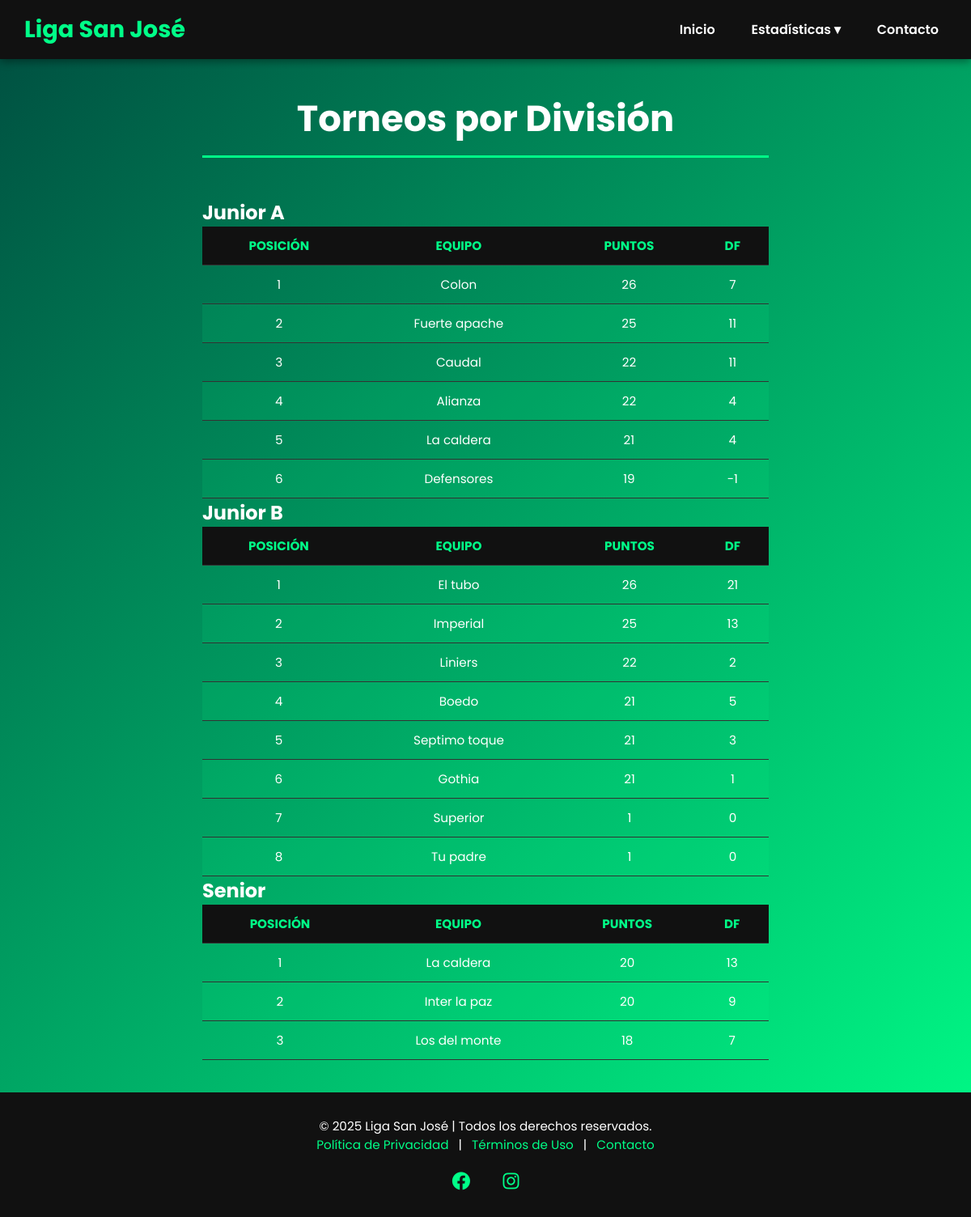
Screenshot of /torneo/ with the database file from the repository.
### torneos/models.py (models this page shows, shortened)
class Division(models.Model):
    nombre = models.CharField(max_length=50)
    class Meta:
        ordering = ['nombre']  # Orden alfabético

class TablaPosiciones(models.Model):
    equipo = models.OneToOneField(Equipo, on_delete=models.CASCADE)
    partidos_jugados = models.PositiveIntegerField(default=0)
    ganados = models.PositiveIntegerField(default=0)
    empatados = models.PositiveIntegerField(default=0)
    perdidos = models.PositiveIntegerField(default=0)
    goles_favor = models.PositiveIntegerField(default=0)
    goles_contra = models.PositiveIntegerField(default=0)
    @property
    def diferencia_goles(self):
        return self.goles_favor - self.goles_contra
    @property
    def puntos(self):
        return self.ganados * 3 + self.empatados
    class Meta:
        ordering = ['equipo__division__nombre', '-ganados', '-goles_favor', 'equipo__nombre']

class Equipo(models.Model):
    nombre = models.CharField(max_length=50)
    division = models.ForeignKey(Division, on_delete=models.CASCADE)
    class Meta:
        ordering = ['division__nombre', 'nombre']  # Orden admin y consultas

### torneos/views.py (the view)
# urls.py: path('torneo/', views.ver_torneo, name='ver_torneo'),
def ver_torneo(request):
    divisiones = Division.objects.all().order_by('nombre')
    divisiones_con_tabla = []
    for division in divisiones:
        equipos = division.equipo_set.all()
        tabla_division = list(TablaPosiciones.objects.filter(equipo__in=equipos))
        tabla_division.sort(key=lambda x: (x.puntos, x.diferencia_goles, x.goles_favor), reverse=True)
        divisiones_con_tabla.append({'division': division, 'tabla': tabla_division})
    return render(request, 'torneos/torneo.html', {'divisiones_con_tabla': divisiones_con_tabla})

### torneos/templates/torneos/torneo.html (shortened to what this page needs)
{% load static %}
<!DOCTYPE html>
<html lang="es">
<head>
<link rel="stylesheet" href="https://cdnjs.cloudflare.com/ajax/libs/font-awesome/6.4.0/css/all.min.css" />
</head>
<body>
<nav class="navbar">
    <div class="logo">Liga San José</div>
    <div class="nav-links" id="navLinks">
        <a href="{% url 'home' %}">Inicio</a>
        <div class="dropdown">
            <a href="#" class="dropbtn">Estadísticas ▾</a>
        </div>
        <a href="#">Contacto</a>
    </div>
</nav>
<main>
<h1>Torneos por División</h1>
{% for item in divisiones_con_tabla %}
    <h2>{{ item.division.nombre }}</h2>
    <table class="tabla-goleadores">
        <thead>
            <tr>
                <th>Posición</th>
                <th>Equipo</th>
                <th>Puntos</th>
                <th>DF</th>
            </tr>
        </thead>
        <tbody>
            {% for fila in item.tabla %}
            <tr>
                <td>{{ forloop.counter }}</td>
                <td>{{ fila.equipo.nombre }}</td>
                <td>{{ fila.puntos }}</td>
                <td>{{ fila.diferencia_goles }}</td>
            </tr>
            {% empty %}
            <tr>
                <td colspan="4">No hay equipos registrados.</td>
            </tr>
            {% endfor %}
        </tbody>
    </table>
{% endfor %}
</main>
<footer>
    &copy; 2025 Liga San José | Todos los derechos reservados.
    <br>
    <a href="#">Política de Privacidad</a> | <a href="#">Términos de Uso</a> | <a href="#">Contacto</a>
    <br><br>
    <a href="https://www.facebook.com" target="_blank" class="social-icon"><i class="fab fa-facebook"></i></a>
    <a href="https://www.instagram.com" target="_blank" class="social-icon"><i class="fab fa-instagram"></i></a>
</footer>
</body>
</html>

### torneos/templates/torneos/torneo.html (style rules this page uses)
* { box-sizing: border-box; margin:0; padding:0; }
body { font-family: 'Poppins', sans-serif; background: linear-gradient(135deg, #004d40, #00ff88); color: #fff; display:flex; flex-direction:column; min-height:100vh; }
.navbar { display:flex; justify-content:space-between; align-items:center; background:#111; padding:15px 30px; position:sticky; top:0; z-index:1000; box-shadow:0 3px 10px rgba(0,0,0,0.4); }
.logo { font-size:1.8em; font-weight:700; color:#00ff88; }
.nav-links { display:flex; align-items:center; gap:25px; transition:all 0.3s ease; }
.nav-links a { text-decoration:none; color:#fff; font-weight:600; padding:6px 10px; transition:0.3s; }
.dropdown { position:relative; }
.dropbtn { cursor:pointer; display:flex; align-items:center; }
main { flex:1; max-width:1400px; margin:40px auto; padding:0 20px; }
h1 { text-align:center; color:#fff; font-size:2.8rem; margin-bottom:50px; border-bottom:3px solid #00ff88; padding-bottom:12px; }
table { width:100%; border-collapse:collapse; min-width:700px; font-size:0.95rem; }
th, td { padding:12px 15px; text-align:center; border-bottom:1px solid #333; }
th { background:#111; color:#00ff88; text-transform:uppercase; position:sticky; top:0; z-index:1; }
tr:nth-child(even) { background-color: rgba(0,255,136,0.1); }
footer { background:#111; color:#fff; text-align:center; padding:30px 20px; font-size:0.95em; }
footer a { color:#00ff88; text-decoration:none; margin:0 8px; transition:color 0.3s; }
.social-icon i { color:#00ff88; font-size:1.5em; margin:0 10px; transition:transform 0.3s, color 0.3s; }

### rows the page displays
Division: division.nombre "Junior A"
TablaPosiciones: equipo.nombre "Colon", puntos "26", diferencia_goles "7"
TablaPosiciones: equipo.nombre "Fuerte apache", puntos "25", diferencia_goles "11"
TablaPosiciones: equipo.nombre "Caudal", puntos "22", diferencia_goles "11"
TablaPosiciones: equipo.nombre "Alianza", puntos "22", diferencia_goles "4"
TablaPosiciones: equipo.nombre "La caldera", puntos "21", diferencia_goles "4"
TablaPosiciones: equipo.nombre "Defensores", puntos "19", diferencia_goles "-1"
Division: division.nombre "Junior B"
TablaPosiciones: equipo.nombre "El tubo", puntos "26", diferencia_goles "21"
TablaPosiciones: equipo.nombre "Imperial", puntos "25", diferencia_goles "13"
TablaPosiciones: equipo.nombre "Liniers", puntos "22", diferencia_goles "2"
TablaPosiciones: equipo.nombre "Boedo", puntos "21", diferencia_goles "5"
TablaPosiciones: equipo.nombre "Septimo toque", puntos "21", diferencia_goles "3"
TablaPosiciones: equipo.nombre "Gothia", puntos "21", diferencia_goles "1"
TablaPosiciones: equipo.nombre "Superior", puntos "1", diferencia_goles "0"
TablaPosiciones: equipo.nombre "Tu padre", puntos "1", diferencia_goles "0"
Division: division.nombre "Senior"
TablaPosiciones: equipo.nombre "La caldera", puntos "20", diferencia_goles "13"
TablaPosiciones: equipo.nombre "Inter la paz", puntos "20", diferencia_goles "9"
TablaPosiciones: equipo.nombre "Los del monte", puntos "18", diferencia_goles "7"
